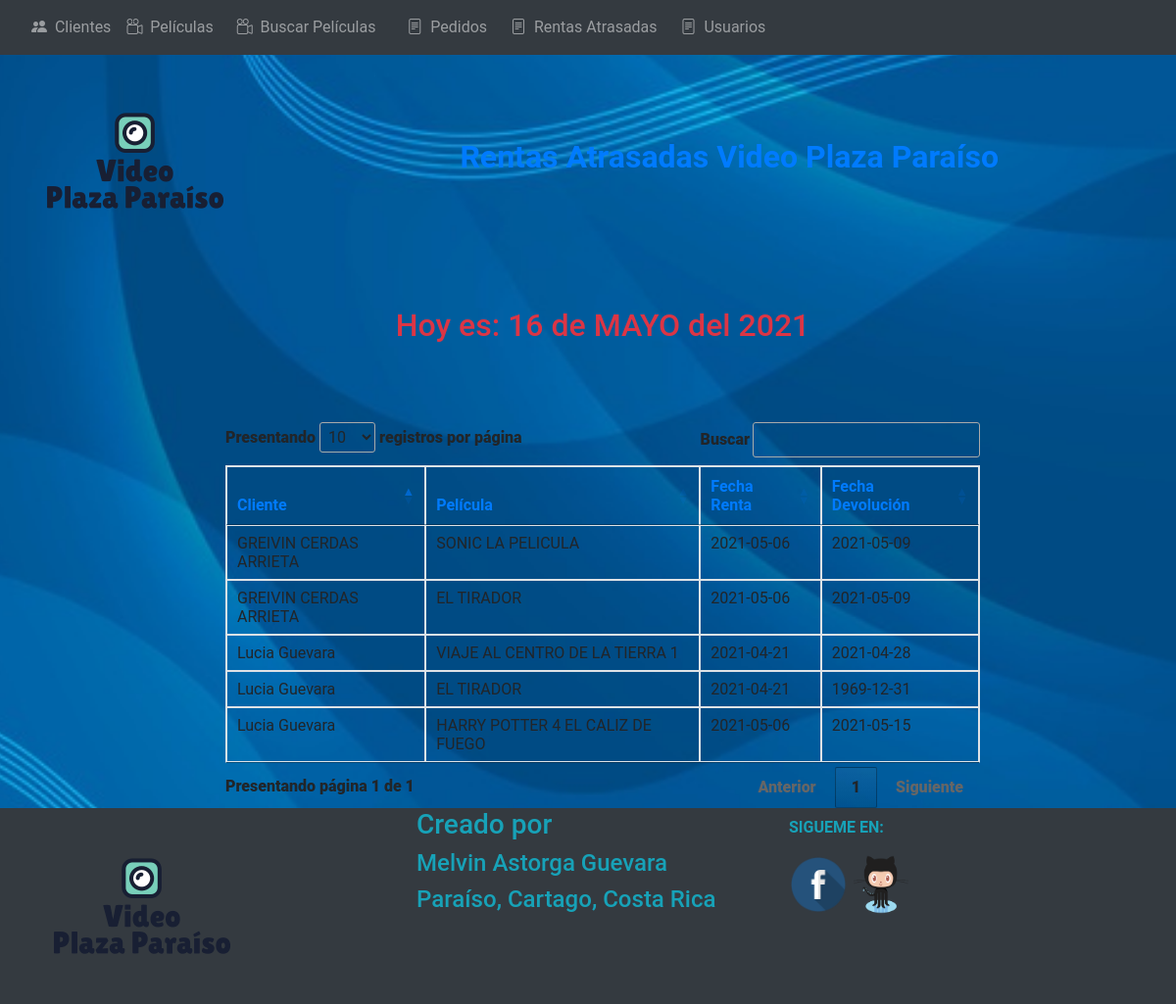
/late_rent.php, run on the app's committed database.
### tables this page shows
CREATE TABLE `rent` (
  `rent_id` int(11) NOT NULL AUTO_INCREMENT,
  `customer_id` int(11) DEFAULT NULL,
  `movie_id` int(11) DEFAULT NULL,
  `date_rent` date DEFAULT NULL,
  `date_return` date DEFAULT NULL,
  `rent_status` varchar(30) DEFAULT NULL,
  PRIMARY KEY (`rent_id`),
  KEY `FK_CustomerRent` (`customer_id`),
  KEY `FK_MovieRent` (`movie_id`),
  CONSTRAINT `FK_CustomerRent` FOREIGN KEY (`customer_id`) REFERENCES `customer` (`customer_id`),
  CONSTRAINT `FK_MovieRent` FOREIGN KEY (`movie_id`) REFERENCES `movie` (`movie_id`)
);

CREATE TABLE `customer` (
  `customer_id` int(11) NOT NULL AUTO_INCREMENT,
  `number_doc` varchar(50) DEFAULT NULL,
  `customer_name` varchar(50) DEFAULT NULL,
  `lastname` varchar(50) DEFAULT NULL,
  `address` varchar(50) DEFAULT NULL,
  `phone` varchar(50) DEFAULT NULL,
  `active` int(11) DEFAULT NULL,
  PRIMARY KEY (`customer_id`),
  UNIQUE KEY `number_doc` (`number_doc`)
);

CREATE TABLE `movie` (
  `movie_id` int(11) NOT NULL AUTO_INCREMENT,
  `movie_code` varchar(30) DEFAULT NULL,
  `movie_name` varchar(60) DEFAULT NULL,
  `gender` varchar(40) DEFAULT NULL,
  `spanish` tinyint(1) DEFAULT NULL,
  `actor` varchar(100) DEFAULT NULL,
  `director` varchar(60) DEFAULT NULL,
  `active` int(11) DEFAULT NULL,
  PRIMARY KEY (`movie_id`)
);

### late_rent.php (the view, shortened to what this page needs)
<?php
$diaActual = date("d");
$mesActual = date("m");
$anioActual = date("Y");
    switch ($mesActual) {
        case 05:
            $mesActual="MAYO";
            break;
    }
?>
<!DOCTYPE html>
<html lang="en">
<head>
    <link rel="stylesheet" href="https://maxcdn.bootstrapcdn.com/bootstrap/4.0.0/css/bootstrap.min.css">
    <link rel="stylesheet" href="https://maxcdn.bootstrapcdn.com/bootstrap/4.0.0/css/bootstrap.min.css">
  <link rel="stylesheet" href="https://use.fontawesome.com/releases/v5.0.8/css/solid.css">
  <link rel="stylesheet" type="text/css" href="css/background.css">
  <link rel="stylesheet" type="text/css" href="css/toastr.min.css">
  <link rel="stylesheet" href="https://cdn.jsdelivr.net/npm/bootstrap-icons@1.3.0/font/bootstrap-icons.css">
  <link rel="stylesheet" type="text/css" href="https://cdn.datatables.net/1.10.19/css/jquery.dataTables.min.css">
  <link rel="stylesheet" type="text/css" href="css/app.css">
</head>
<body>
<div class="container p-2">
  <div class="row">
    <div class="col-md-3">
      <img src="img/logo_video.png">
    </div>
    <div class="col-md-9 contenedor">
    <h2 align="center" class="text-primary"><b>Rentas Atrasadas Video Plaza Paraíso<b></h2>
    </div>
  </div>
</div>
<div class="container" style="width: 800px; margin-top: 1px;">
        <br>
<div class="container" style="width: 800px; margin-top: 1px;">
        <?php
    echo "<h2 class='text-danger text-center'>Hoy es: $diaActual de $mesActual del $anioActual </h2>";
      ?>
 <br><br>
		<div class="container">
        <br>
        <div class="row">
             <table id="example" class="table table-bordered" style="width:100%">
        <thead>
            <tr>
                <th class="text-primary">Cliente</th>
                <th class="text-primary">Película</th>
                <th class="text-primary">Fecha Renta</th>
                <th class="text-primary">Fecha Devolución</th>
            </tr>
        </thead>
        <tbody>
        	<?php
        	      include("connection.php");
                  $query ="SELECT R.rent_id as ID, M.movie_name as Pelicula, C.customer_name as Cliente, C.lastname as Apellido, R.date_rent as FechaRenta, R.date_return as FechaRegreso FROM customer as C, movie as M, rent as R where CURDATE() > date(R.date_return) and R.customer_id = C.customer_id and R.movie_id = M.movie_id and R.rent_status='rentada' and C.active=1";
                  $sql = mysqli_query($connection,$query);
                  while($row = mysqli_fetch_array($sql))
                  {
                $customerName = $row['Cliente'];
                $customerLastname = $row['Apellido'];
        	?>
            <tr>
                <td><?php echo "$customerName  $customerLastname";?></td>
                <td><?php echo $row["Pelicula"];?></td>
                <td><?php echo $row["FechaRenta"];?></td>
                <td><?php echo $row["FechaRegreso"];?></td>
             </tr>
            <?php } ?>
        </tbody>
    </table>
		</div>
    </div>
    </div>
    </div>
</body>
</body>
</html>

### css/background.css (style rules this page uses)
body { font-family: 'Roboto', sans-serif; background: url(img/loginBackground.jpg) no-repeat center center fixed; background-size: cover; }

### css/app.css (style rules this page uses)
.contenedor { display: flex; justify-content: center; align-items: center; }

### data on the page
rent: customer.customer_name "Lucia", customer.lastname "Guevara", movie.movie_name "VIAJE AL CENTRO DE LA TIERRA 1", date_rent "2021-04-21", date_return "2021-04-28"
rent: customer.customer_name "Lucia", customer.lastname "Guevara", movie.movie_name "EL TIRADOR", date_rent "2021-04-21", date_return "1969-12-31"
rent: customer.customer_name "GREIVIN", customer.lastname "CERDAS ARRIETA", movie.movie_name "SONIC LA PELICULA", date_rent "2021-05-06", date_return "2021-05-09"
rent: customer.customer_name "GREIVIN", customer.lastname "CERDAS ARRIETA", movie.movie_name "EL TIRADOR", date_rent "2021-05-06", date_return "2021-05-09"
rent: customer.customer_name "Lucia", customer.lastname "Guevara", movie.movie_name "HARRY POTTER 4 EL CALIZ DE FUEGO", date_rent "2021-05-06", date_return "2021-05-15"

### other printed values
$mesActual "MAYO"
